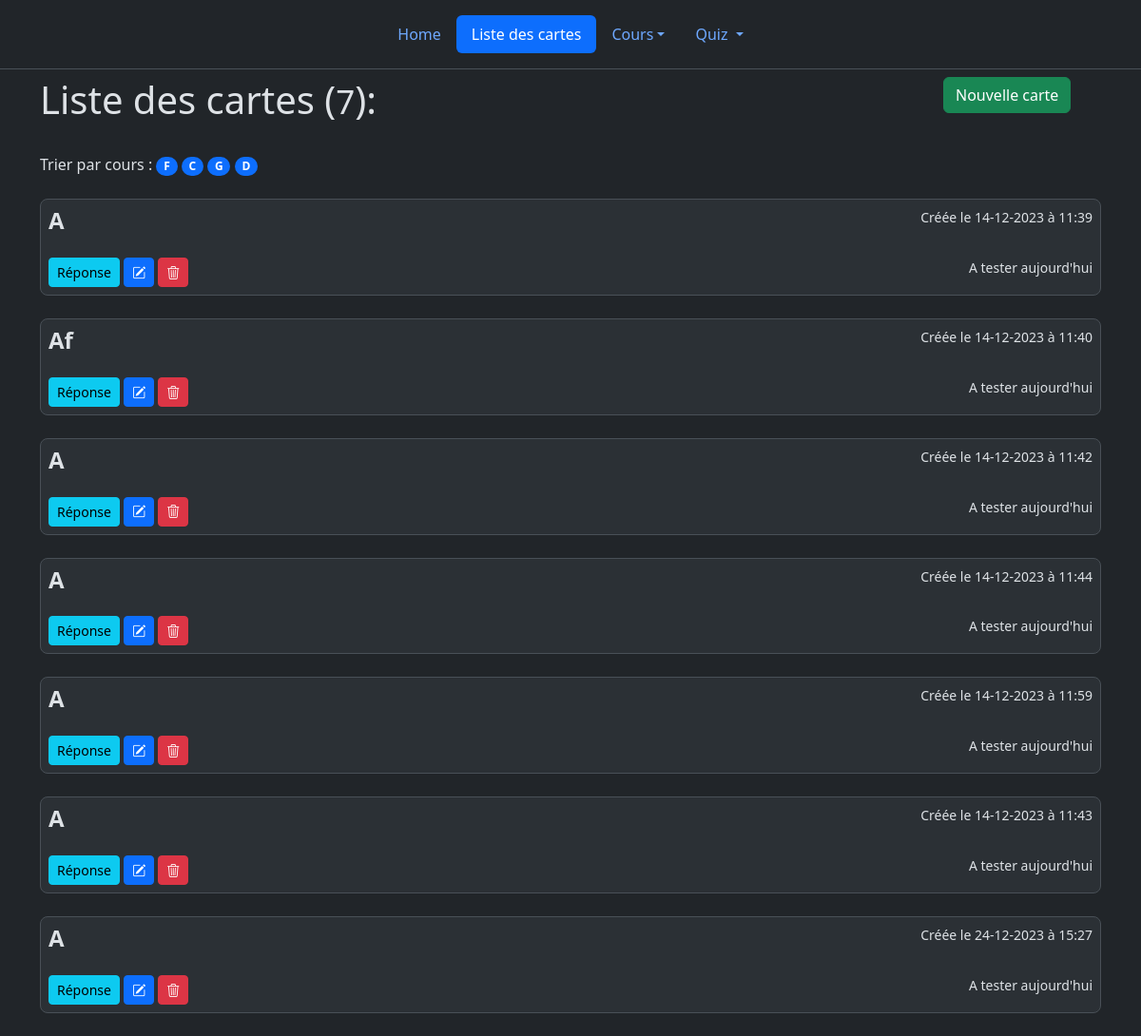
/carte, run on an earlier commit of the app's database.
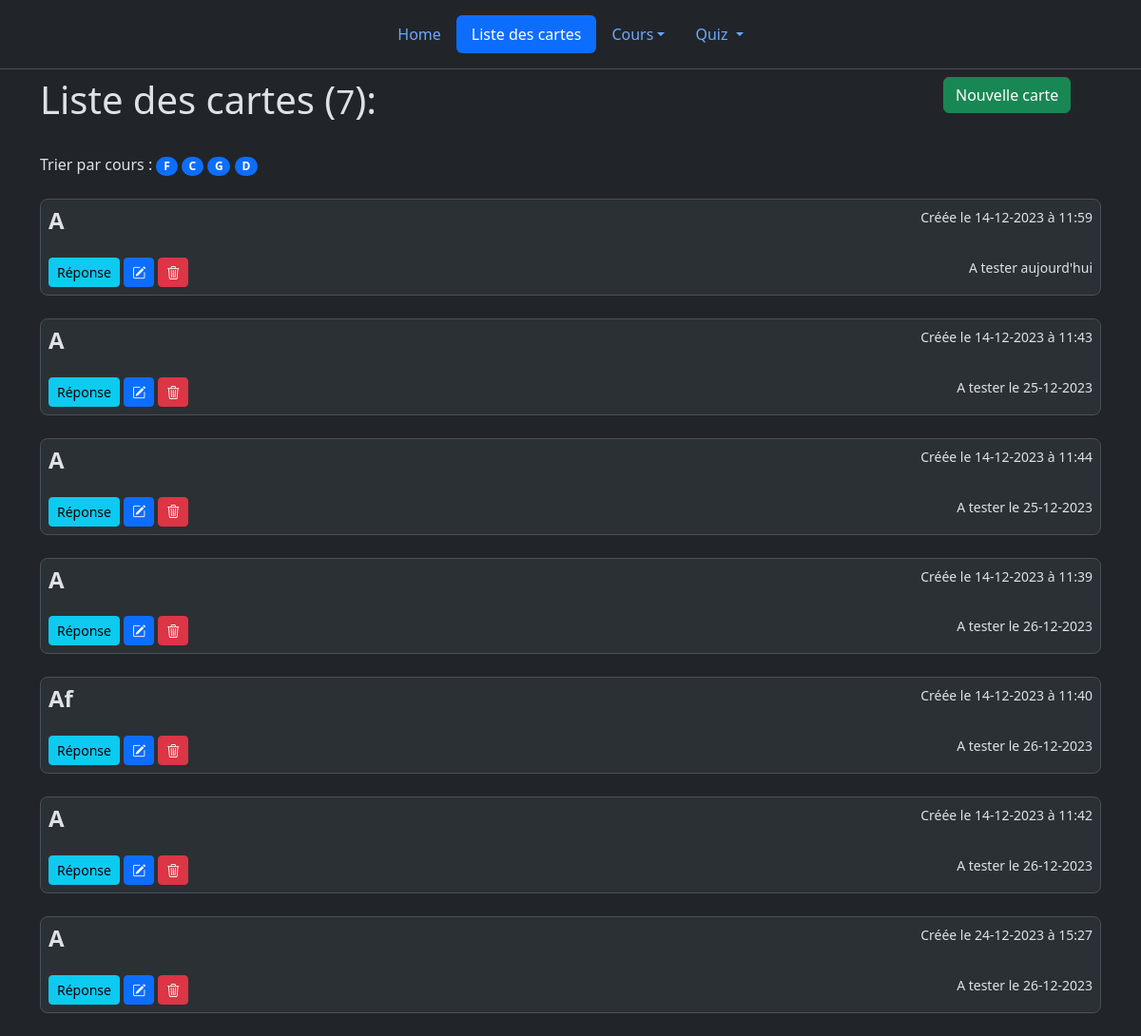
And on a later commit of the database.
### app.py (models this page shows, shortened)
class Cards(db.Model):
	id = db.Column(db.Integer, primary_key=True)
	course = db.Column(db.String(50), nullable=False)
	question = db.Column(db.Text, nullable=False)
	answer = db.Column(db.Text, nullable=False)
	date_created = db.Column(db.DateTime, nullable=False, default=datetime.now)
	interval = db.Column(db.Integer, nullable=False, default=1)
	date_rev = db.Column(db.DateTime, nullable=False, default=datetime.now)
	last_rev = db.Column(db.DateTime, nullable=False, default=datetime.now)

### app.py (the view)
@app.route("/carte", methods=['GET', 'POST'])
def cards():
    all_cards = Cards.query.order_by(Cards.date_rev.asc()).all()
    return custom_render_template("posts.html", cards=all_cards)

### app.py (called while the page is built)
def custom_render_template(template_name_or_list, **kwargs):
    common_variables = {
        'courselist': Cards.query.with_entities(Cards.course),
        'hour': datetime.now().replace(hour=19, minute=0, second=0),
        'now': datetime.now(),
        'today': datetime.now().date(),
        'tomorrow': datetime.now().date() + timedelta(days=1)
    }
    kwargs.update(common_variables)
    return render_template(template_name_or_list, **kwargs)

### templates/posts.html (shortened to what this page needs)
{% extends 'base.html' %}
{% set active_page = "cards" %}
{% block body %}
	<div class="row mt-2">
		<div class="col-10">
		    <h1>Liste des cartes (<small>{{ cards|list|count }}</small>):</h1>
		</div>
		<div class="col-2">
    		<a class="btn btn-success" href="/carte/new">Nouvelle carte</a>
		</div>
	</div>
    <br>
    {% if cards %}
Trier par cours :
			{% for course in courselist|unique %}
			<a style="text-decoration:none" class="badge text-bg-primary rounded-pill" href="/cours/{{ course['course'] }}">{{ course['course'] }}</a>
			{% endfor %}
			<br>
			<br>
    {% for card in cards %}
    	<div class="bg-body-tertiary border rounded-3 p-2"
    	><small style="float:right;" >Créée le {{ card['date_created'].strftime('%d-%m-%Y à %H:%M')}}</small>
	        <h4 class="fw-bold mb-0">{{ card['question'] }}</h4>
			  <br>
			  <small style="float:right;" > A tester {% if card.date_rev.date() > today %} le  {{ card.date_rev.strftime('%d-%m-%Y')}} {% elif card.date_rev.date() <= today %} aujourd'hui {% endif %} </small>
			  <a class="btn btn-info btn-sm" id ="buttonans{{ card['id'] }}" onclick="actionQR('{{ card['id'] }}');">Réponse</a>
			  <a class="btn btn-primary btn-sm" href="/carte/edit/{{ card['id'] }}"><i class="bi bi-pencil-square"></i></a>
	        <a class="btn btn-danger btn-sm" href="/carte/delete/{{ card['id'] }}"><i class="bi bi-trash3"></i></a>
	    </div>
	    <br>
    {% endfor %}
    {% else %}
    <b> Vous n'avez pas encore de carte ! </b>
    {% endif %}
{% endblock %}

### templates/base.html (shortened to what this page needs)
<!DOCTYPE html>
<html lang="fr" data-bs-theme={% if hour > now %}"dark"{% else %}"light"{% endif %} >
	<head>
		<link rel="stylesheet" href="https://cdn.jsdelivr.net/npm/bootstrap-icons@1.11.2/font/bootstrap-icons.min.css">
		<link href="https://cdn.jsdelivr.net/npm/bootstrap@5.3.2/dist/css/bootstrap.min.css" rel="stylesheet">
	</head>
	<body style="height: 100vh;">
		<header class="d-flex justify-content-center py-3 border-bottom">
      <ul class="nav nav-pills">
        <li class="nav-item"><a href="/" class="nav-link {{ 'active' if active_page == 'index' else '' }}">Home</a></li>
        <li class="nav-item"><a href="/carte" class="nav-link {{ 'active' if active_page == 'cards' else '' }}">Liste des cartes</a></li>
        <li class="nav-item dropdown"><a class="nav-link dropdown-toggle {{ 'active' if active_page == 'Rev' else '' }}" href="#" data-bs-toggle="dropdown" aria-expanded="false">{{ currentc if active_page == 'Rev' else 'Cours' }}</a>
            </li>
        <li class="nav-item dropdown"><a href="#" data-bs-toggle="dropdown" aria-expanded="false" class="nav-link dropdown-toggle {{ 'active' if active_page == 'Quiz' else '' }}">Quiz </a>
            </li>
      </ul>
    	</header>
		<div class="container">
			{% block body %} {% endblock %}
		</div>
	</body>
</html>

What changed in the data, as far as the page shows it:
changed Cards (number 1 of 7 on the later page): moves up the list
changed Cards (number 2 of 7 on the later page): date_rev (not shown) → "25-12-2023"; date_rev "aujourd'hui" → "le"; moves up the list
changed Cards (number 3 of 7 on the later page): date_rev (not shown) → "25-12-2023"; date_rev "aujourd'hui" → "le"; moves up the list
changed Cards (number 4 of 7 on the later page): date_rev (not shown) → "26-12-2023"; date_rev "aujourd'hui" → "le"
changed Cards "Af": date_rev (not shown) → "26-12-2023"; date_rev "aujourd'hui" → "le"
changed Cards (number 6 of 7 on the later page): date_rev (not shown) → "26-12-2023"; date_rev "aujourd'hui" → "le"
changed Cards (number 7 of 7 on the later page): date_rev (not shown) → "26-12-2023"; date_rev "aujourd'hui" → "le"
